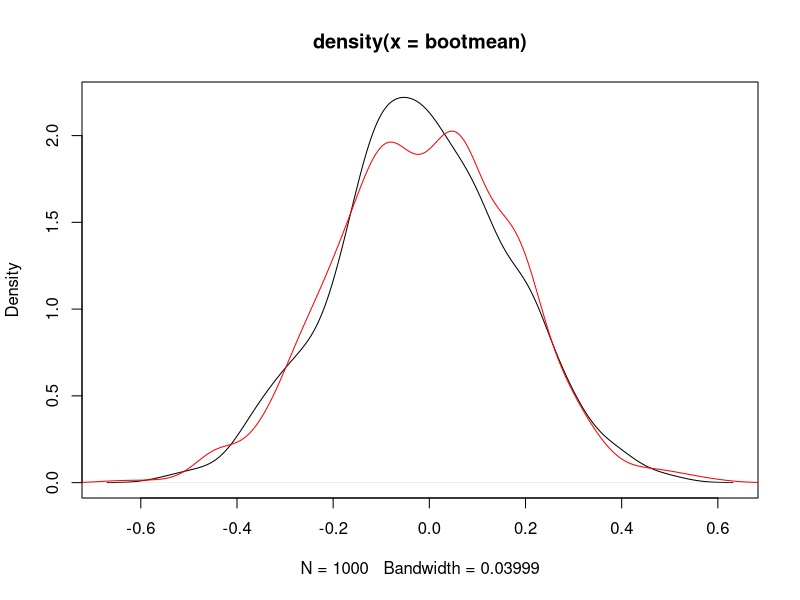

The R source for this figure:
set.seed(333)
x<-rnorm(30)
bootmean<-rep(NA,1000)
samplemean<-rep(NA,1000)
for(i in 1:1000)
{
  bootmean[i]<-mean(sample(x,replace=TRUE))
}
for(i in 1:1000)
{
  samplemean[i]<-mean(rnorm(30))
  
  
}
plot(density(bootmean))
lines(density(samplemean),col="red")
